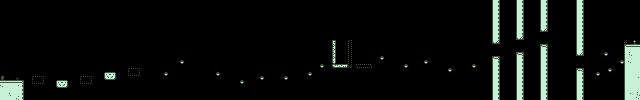

Below is a game level as drawn by its tile map, then a one-line description and the .tmx that defines it (tile-layer data replaced by summaries):
An orthogonal 160x25 tile map with 4x4 px tiles, 6 tile layers (background, platforms, switchBoard, Tile Layer 6, ...), 3 tilesets.

<map version="1.2" tiledversion="1.3.5" orientation="orthogonal" renderorder="right-down" width="160" height="25" tilewidth="4" tileheight="4" infinite="0" nextlayerid="14" nextobjectid="1">
 <tileset firstgid="1" source="Tilesets/Tileset1.tsx" />
 <tileset firstgid="101" source="Tilesets/switchBlocks.tsx" />
 <tileset firstgid="173" source="Tilesets/spawnSprites.tsx" />
 <layer id="11" name="background" width="160" height="25">
  <data>[4000 cells, 45 non-empty, 7 distinct tile ids]</data>
 </layer>
 <layer id="2" name="platforms" width="160" height="25">
  <properties>
   <property name="Collidable" type="bool" value="true" />
  </properties>
  <data>[4000 cells, 47 non-empty, 10 distinct tile ids]</data>
 </layer>
 <layer id="8" name="switchBoard" width="160" height="25">
  <properties>
   <property name="switchBlock" type="bool" value="true" />
   <property name="switchDelay" type="float" value="0.5" />
  </properties>
  <data>[4000 cells, 51 non-empty, 24 distinct tile ids]</data>
 </layer>
 <layer id="13" name="Tile Layer 6" width="160" height="25">
  <properties>
   <property name="Collidable" type="bool" value="true" />
  </properties>
  <data>[4000 cells, 176 non-empty, 6 distinct tile ids]</data>
 </layer>
 <layer id="12" name="falling" width="160" height="25">
  <properties>
   <property name="Falling" type="float" value="0.01" />
  </properties>
  <data>[4000 cells, 17 non-empty, 1 distinct tile ids]</data>
 </layer>
 <layer id="10" name="spawnSprites" width="160" height="25">
  <properties>
   <property name="spawn" type="bool" value="true" />
  </properties>
  <data>[4000 cells, 1 non-empty, 1 distinct tile ids]</data>
 </layer>
</map>
